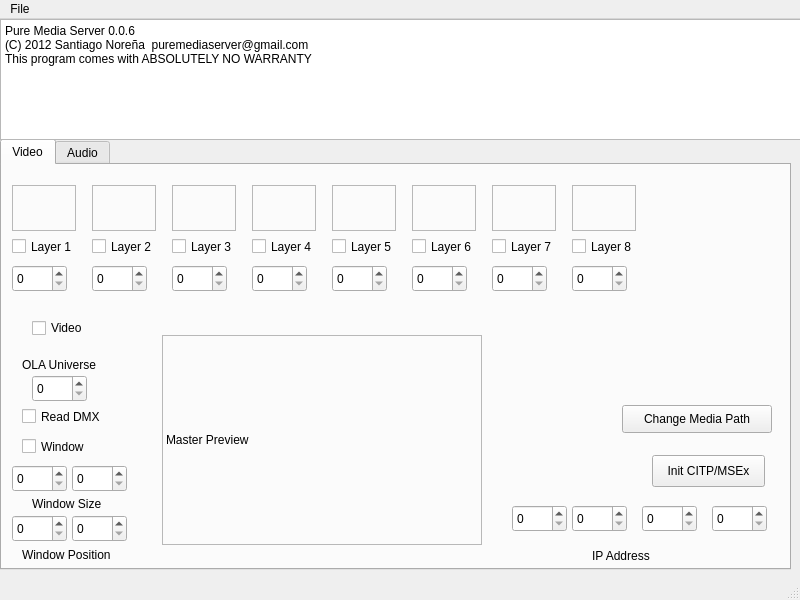
<?xml version="1.0" encoding="UTF-8"?>
<ui version="4.0">
 <author>Santi Noreña puremediaserver@gmail.com</author>
 <class>PureMediaServer</class>
 <widget class="QMainWindow" name="PureMediaServer">
  <property name="geometry">
   <rect>
    <x>0</x>
    <y>0</y>
    <width>800</width>
    <height>600</height>
   </rect>
  </property>
  <property name="windowTitle">
   <string>Pure Media Server</string>
  </property>
  <widget class="QWidget" name="centralwidget">
   <widget class="QTabWidget" name="tabWidget">
    <property name="enabled">
     <bool>true</bool>
    </property>
    <property name="geometry">
     <rect>
      <x>0</x>
      <y>120</y>
      <width>791</width>
      <height>431</height>
     </rect>
    </property>
    <property name="tabShape">
     <enum>QTabWidget::Rounded</enum>
    </property>
    <property name="currentIndex">
     <number>0</number>
    </property>
    <property name="usesScrollButtons">
     <bool>false</bool>
    </property>
    <widget class="QWidget" name="Video">
     <attribute name="title">
      <string>Video</string>
     </attribute>
     <widget class="QSpinBox" name="layer5Add">
      <property name="geometry">
       <rect>
        <x>330</x>
        <y>100</y>
        <width>55</width>
        <height>27</height>
       </rect>
      </property>
      <property name="maximum">
       <number>512</number>
      </property>
     </widget>
     <widget class="QCheckBox" name="layer6Check">
      <property name="geometry">
       <rect>
        <x>410</x>
        <y>70</y>
        <width>87</width>
        <height>23</height>
       </rect>
      </property>
      <property name="text">
       <string>Layer 6</string>
      </property>
     </widget>
     <widget class="QSpinBox" name="winsizex">
      <property name="geometry">
       <rect>
        <x>10</x>
        <y>300</y>
        <width>55</width>
        <height>27</height>
       </rect>
      </property>
      <property name="buttonSymbols">
       <enum>QAbstractSpinBox::UpDownArrows</enum>
      </property>
      <property name="maximum">
       <number>5000</number>
      </property>
     </widget>
     <widget class="QSpinBox" name="ipAddress2">
      <property name="geometry">
       <rect>
        <x>570</x>
        <y>340</y>
        <width>55</width>
        <height>27</height>
       </rect>
      </property>
      <property name="maximum">
       <number>254</number>
      </property>
     </widget>
     <widget class="QSpinBox" name="ipAddress4">
      <property name="geometry">
       <rect>
        <x>710</x>
        <y>340</y>
        <width>55</width>
        <height>27</height>
       </rect>
      </property>
      <property name="maximum">
       <number>254</number>
      </property>
     </widget>
     <widget class="QLabel" name="label_3">
      <property name="geometry">
       <rect>
        <x>30</x>
        <y>330</y>
        <width>101</width>
        <height>17</height>
       </rect>
      </property>
      <property name="text">
       <string>Window Size</string>
      </property>
     </widget>
     <widget class="QSpinBox" name="layer6Add">
      <property name="geometry">
       <rect>
        <x>410</x>
        <y>100</y>
        <width>55</width>
        <height>27</height>
       </rect>
      </property>
      <property name="maximum">
       <number>512</number>
      </property>
     </widget>
     <widget class="QCheckBox" name="window">
      <property name="geometry">
       <rect>
        <x>20</x>
        <y>270</y>
        <width>87</width>
        <height>23</height>
       </rect>
      </property>
      <property name="text">
       <string>Window</string>
      </property>
     </widget>
     <widget class="QSpinBox" name="layer7Add">
      <property name="geometry">
       <rect>
        <x>490</x>
        <y>100</y>
        <width>55</width>
        <height>27</height>
       </rect>
      </property>
      <property name="maximum">
       <number>512</number>
      </property>
     </widget>
     <widget class="QPushButton" name="updateButton">
      <property name="geometry">
       <rect>
        <x>650</x>
        <y>290</y>
        <width>113</width>
        <height>32</height>
       </rect>
      </property>
      <property name="text">
       <string>Init CITP/MSEx</string>
      </property>
     </widget>
     <widget class="QSpinBox" name="layer3Add">
      <property name="geometry">
       <rect>
        <x>170</x>
        <y>100</y>
        <width>55</width>
        <height>27</height>
       </rect>
      </property>
      <property name="maximum">
       <number>512</number>
      </property>
     </widget>
     <widget class="QCheckBox" name="layer8Check">
      <property name="geometry">
       <rect>
        <x>570</x>
        <y>70</y>
        <width>87</width>
        <height>23</height>
       </rect>
      </property>
      <property name="text">
       <string>Layer 8</string>
      </property>
     </widget>
     <widget class="QSpinBox" name="layer2Add">
      <property name="geometry">
       <rect>
        <x>90</x>
        <y>100</y>
        <width>55</width>
        <height>27</height>
       </rect>
      </property>
      <property name="maximum">
       <number>512</number>
      </property>
     </widget>
     <widget class="QCheckBox" name="layer4Check">
      <property name="geometry">
       <rect>
        <x>250</x>
        <y>70</y>
        <width>87</width>
        <height>23</height>
       </rect>
      </property>
      <property name="text">
       <string>Layer 4</string>
      </property>
     </widget>
     <widget class="QLabel" name="label_2">
      <property name="geometry">
       <rect>
        <x>20</x>
        <y>380</y>
        <width>121</width>
        <height>20</height>
       </rect>
      </property>
      <property name="text">
       <string>Window Position</string>
      </property>
     </widget>
     <widget class="QCheckBox" name="readDMX">
      <property name="geometry">
       <rect>
        <x>20</x>
        <y>240</y>
        <width>101</width>
        <height>23</height>
       </rect>
      </property>
      <property name="text">
       <string>Read DMX</string>
      </property>
     </widget>
     <widget class="QCheckBox" name="layer1Check">
      <property name="geometry">
       <rect>
        <x>10</x>
        <y>70</y>
        <width>87</width>
        <height>23</height>
       </rect>
      </property>
      <property name="text">
       <string>Layer 1</string>
      </property>
     </widget>
     <widget class="QSpinBox" name="layer1Add">
      <property name="geometry">
       <rect>
        <x>10</x>
        <y>100</y>
        <width>55</width>
        <height>27</height>
       </rect>
      </property>
      <property name="maximum">
       <number>512</number>
      </property>
     </widget>
     <widget class="QSpinBox" name="layer8Add">
      <property name="geometry">
       <rect>
        <x>570</x>
        <y>100</y>
        <width>55</width>
        <height>27</height>
       </rect>
      </property>
      <property name="maximum">
       <number>512</number>
      </property>
     </widget>
     <widget class="QSpinBox" name="winpositiony">
      <property name="geometry">
       <rect>
        <x>70</x>
        <y>350</y>
        <width>55</width>
        <height>27</height>
       </rect>
      </property>
      <property name="maximum">
       <number>5000</number>
      </property>
     </widget>
     <widget class="QCheckBox" name="layer7Check">
      <property name="geometry">
       <rect>
        <x>490</x>
        <y>70</y>
        <width>87</width>
        <height>23</height>
       </rect>
      </property>
      <property name="text">
       <string>Layer 7</string>
      </property>
     </widget>
     <widget class="QSpinBox" name="universe">
      <property name="geometry">
       <rect>
        <x>30</x>
        <y>210</y>
        <width>55</width>
        <height>27</height>
       </rect>
      </property>
     </widget>
     <widget class="QCheckBox" name="video">
      <property name="geometry">
       <rect>
        <x>30</x>
        <y>150</y>
        <width>93</width>
        <height>26</height>
       </rect>
      </property>
      <property name="text">
       <string>Video</string>
      </property>
     </widget>
     <widget class="QSpinBox" name="winsizey">
      <property name="geometry">
       <rect>
        <x>70</x>
        <y>300</y>
        <width>55</width>
        <height>27</height>
       </rect>
      </property>
      <property name="maximum">
       <number>5000</number>
      </property>
     </widget>
     <widget class="QLabel" name="label">
      <property name="geometry">
       <rect>
        <x>20</x>
        <y>190</y>
        <width>91</width>
        <height>20</height>
       </rect>
      </property>
      <property name="text">
       <string>OLA Universe</string>
      </property>
     </widget>
     <widget class="QCheckBox" name="layer5Check">
      <property name="geometry">
       <rect>
        <x>330</x>
        <y>70</y>
        <width>87</width>
        <height>23</height>
       </rect>
      </property>
      <property name="text">
       <string>Layer 5</string>
      </property>
     </widget>
     <widget class="QLabel" name="label_4">
      <property name="geometry">
       <rect>
        <x>590</x>
        <y>380</y>
        <width>81</width>
        <height>21</height>
       </rect>
      </property>
      <property name="text">
       <string>IP Address</string>
      </property>
     </widget>
     <widget class="QSpinBox" name="ipAddress3">
      <property name="geometry">
       <rect>
        <x>640</x>
        <y>340</y>
        <width>55</width>
        <height>27</height>
       </rect>
      </property>
      <property name="maximum">
       <number>254</number>
      </property>
     </widget>
     <widget class="QCheckBox" name="layer3Check">
      <property name="geometry">
       <rect>
        <x>170</x>
        <y>70</y>
        <width>87</width>
        <height>23</height>
       </rect>
      </property>
      <property name="text">
       <string>Layer 3</string>
      </property>
     </widget>
     <widget class="QSpinBox" name="winpositionx">
      <property name="geometry">
       <rect>
        <x>10</x>
        <y>350</y>
        <width>55</width>
        <height>27</height>
       </rect>
      </property>
      <property name="maximum">
       <number>5000</number>
      </property>
     </widget>
     <widget class="QSpinBox" name="ipAddress1">
      <property name="geometry">
       <rect>
        <x>510</x>
        <y>340</y>
        <width>55</width>
        <height>27</height>
       </rect>
      </property>
      <property name="maximum">
       <number>254</number>
      </property>
     </widget>
     <widget class="QSpinBox" name="layer4Add">
      <property name="geometry">
       <rect>
        <x>250</x>
        <y>100</y>
        <width>55</width>
        <height>27</height>
       </rect>
      </property>
      <property name="maximum">
       <number>512</number>
      </property>
     </widget>
     <widget class="QCheckBox" name="layer2Check">
      <property name="geometry">
       <rect>
        <x>90</x>
        <y>70</y>
        <width>87</width>
        <height>23</height>
       </rect>
      </property>
      <property name="text">
       <string>Layer 2</string>
      </property>
     </widget>
     <widget class="QLabel" name="layer1Preview">
      <property name="geometry">
       <rect>
        <x>10</x>
        <y>20</y>
        <width>64</width>
        <height>46</height>
       </rect>
      </property>
      <property name="frameShape">
       <enum>QFrame::StyledPanel</enum>
      </property>
      <property name="text">
       <string/>
      </property>
      <property name="scaledContents">
       <bool>true</bool>
      </property>
     </widget>
     <widget class="QLabel" name="layer2Preview">
      <property name="geometry">
       <rect>
        <x>90</x>
        <y>20</y>
        <width>64</width>
        <height>46</height>
       </rect>
      </property>
      <property name="frameShape">
       <enum>QFrame::StyledPanel</enum>
      </property>
      <property name="text">
       <string/>
      </property>
      <property name="scaledContents">
       <bool>true</bool>
      </property>
     </widget>
     <widget class="QLabel" name="layer3Preview">
      <property name="geometry">
       <rect>
        <x>170</x>
        <y>20</y>
        <width>64</width>
        <height>46</height>
       </rect>
      </property>
      <property name="frameShape">
       <enum>QFrame::StyledPanel</enum>
      </property>
      <property name="text">
       <string/>
      </property>
      <property name="scaledContents">
       <bool>true</bool>
      </property>
     </widget>
     <widget class="QLabel" name="layer4Preview">
      <property name="geometry">
       <rect>
        <x>250</x>
        <y>20</y>
        <width>64</width>
        <height>46</height>
       </rect>
      </property>
      <property name="frameShape">
       <enum>QFrame::StyledPanel</enum>
      </property>
      <property name="text">
       <string/>
      </property>
      <property name="scaledContents">
       <bool>true</bool>
      </property>
     </widget>
     <widget class="QLabel" name="layer5Preview">
      <property name="geometry">
       <rect>
        <x>330</x>
        <y>20</y>
        <width>64</width>
        <height>46</height>
       </rect>
      </property>
      <property name="frameShape">
       <enum>QFrame::StyledPanel</enum>
      </property>
      <property name="text">
       <string/>
      </property>
      <property name="scaledContents">
       <bool>true</bool>
      </property>
     </widget>
     <widget class="QLabel" name="layer6Preview">
      <property name="geometry">
       <rect>
        <x>410</x>
        <y>20</y>
        <width>64</width>
        <height>46</height>
       </rect>
      </property>
      <property name="frameShape">
       <enum>QFrame::StyledPanel</enum>
      </property>
      <property name="text">
       <string/>
      </property>
      <property name="scaledContents">
       <bool>true</bool>
      </property>
     </widget>
     <widget class="QLabel" name="layer7Preview">
      <property name="geometry">
       <rect>
        <x>490</x>
        <y>20</y>
        <width>64</width>
        <height>46</height>
       </rect>
      </property>
      <property name="frameShape">
       <enum>QFrame::StyledPanel</enum>
      </property>
      <property name="text">
       <string/>
      </property>
      <property name="scaledContents">
       <bool>true</bool>
      </property>
     </widget>
     <widget class="QLabel" name="layer8Preview">
      <property name="geometry">
       <rect>
        <x>570</x>
        <y>20</y>
        <width>64</width>
        <height>46</height>
       </rect>
      </property>
      <property name="frameShape">
       <enum>QFrame::StyledPanel</enum>
      </property>
      <property name="text">
       <string/>
      </property>
      <property name="scaledContents">
       <bool>true</bool>
      </property>
     </widget>
     <widget class="QPushButton" name="ChangePath">
      <property name="geometry">
       <rect>
        <x>620</x>
        <y>240</y>
        <width>150</width>
        <height>28</height>
       </rect>
      </property>
      <property name="whatsThis">
       <string>Change the path to your media tree </string>
      </property>
      <property name="text">
       <string>Change Media Path</string>
      </property>
     </widget>
     <widget class="QLabel" name="masterPreview">
      <property name="geometry">
       <rect>
        <x>160</x>
        <y>170</y>
        <width>320</width>
        <height>210</height>
       </rect>
      </property>
      <property name="frameShape">
       <enum>QFrame::StyledPanel</enum>
      </property>
      <property name="text">
       <string>Master Preview</string>
      </property>
      <property name="scaledContents">
       <bool>true</bool>
      </property>
     </widget>
     <zorder>layer7Check</zorder>
     <zorder>layer5Check</zorder>
     <zorder>layer3Check</zorder>
     <zorder>layer2Check</zorder>
     <zorder>layer5Add</zorder>
     <zorder>layer6Check</zorder>
     <zorder>winsizex</zorder>
     <zorder>ipAddress2</zorder>
     <zorder>ipAddress4</zorder>
     <zorder>label_3</zorder>
     <zorder>layer6Add</zorder>
     <zorder>window</zorder>
     <zorder>layer7Add</zorder>
     <zorder>updateButton</zorder>
     <zorder>layer3Add</zorder>
     <zorder>layer8Check</zorder>
     <zorder>layer2Add</zorder>
     <zorder>layer4Check</zorder>
     <zorder>label_2</zorder>
     <zorder>readDMX</zorder>
     <zorder>layer1Check</zorder>
     <zorder>layer1Add</zorder>
     <zorder>layer8Add</zorder>
     <zorder>winpositiony</zorder>
     <zorder>universe</zorder>
     <zorder>video</zorder>
     <zorder>winsizey</zorder>
     <zorder>label</zorder>
     <zorder>label_4</zorder>
     <zorder>ipAddress3</zorder>
     <zorder>winpositionx</zorder>
     <zorder>ipAddress1</zorder>
     <zorder>layer4Add</zorder>
     <zorder>layer1Preview</zorder>
     <zorder>layer2Preview</zorder>
     <zorder>layer3Preview</zorder>
     <zorder>layer4Preview</zorder>
     <zorder>layer5Preview</zorder>
     <zorder>layer6Preview</zorder>
     <zorder>layer7Preview</zorder>
     <zorder>layer8Preview</zorder>
     <zorder>ChangePath</zorder>
     <zorder>masterPreview</zorder>
    </widget>
    <widget class="QWidget" name="Audio">
     <attribute name="title">
      <string>Audio</string>
     </attribute>
     <widget class="QCheckBox" name="readDMX_audio">
      <property name="geometry">
       <rect>
        <x>10</x>
        <y>290</y>
        <width>101</width>
        <height>23</height>
       </rect>
      </property>
      <property name="text">
       <string>Read DMX</string>
      </property>
     </widget>
     <widget class="QLabel" name="layer1_audio">
      <property name="geometry">
       <rect>
        <x>80</x>
        <y>10</y>
        <width>441</width>
        <height>21</height>
       </rect>
      </property>
      <property name="text">
       <string>Layer 1</string>
      </property>
     </widget>
     <widget class="QSpinBox" name="layer1Add_audio">
      <property name="geometry">
       <rect>
        <x>20</x>
        <y>10</y>
        <width>55</width>
        <height>27</height>
       </rect>
      </property>
      <property name="maximum">
       <number>512</number>
      </property>
     </widget>
     <widget class="QLabel" name="layer8_audio">
      <property name="geometry">
       <rect>
        <x>80</x>
        <y>220</y>
        <width>441</width>
        <height>17</height>
       </rect>
      </property>
      <property name="text">
       <string>Layer 8</string>
      </property>
     </widget>
     <widget class="QCheckBox" name="layer2Check_audio">
      <property name="geometry">
       <rect>
        <x>0</x>
        <y>40</y>
        <width>87</width>
        <height>23</height>
       </rect>
      </property>
      <property name="text">
       <string/>
      </property>
     </widget>
     <widget class="QLabel" name="label_7">
      <property name="geometry">
       <rect>
        <x>210</x>
        <y>290</y>
        <width>91</width>
        <height>20</height>
       </rect>
      </property>
      <property name="text">
       <string>OLA Universe</string>
      </property>
     </widget>
     <widget class="QSpinBox" name="layer5Add_audio">
      <property name="geometry">
       <rect>
        <x>20</x>
        <y>130</y>
        <width>55</width>
        <height>27</height>
       </rect>
      </property>
      <property name="maximum">
       <number>512</number>
      </property>
     </widget>
     <widget class="QSpinBox" name="layer3Add_audio">
      <property name="geometry">
       <rect>
        <x>20</x>
        <y>70</y>
        <width>55</width>
        <height>27</height>
       </rect>
      </property>
      <property name="maximum">
       <number>512</number>
      </property>
     </widget>
     <widget class="QSpinBox" name="layer6Add_audio">
      <property name="geometry">
       <rect>
        <x>20</x>
        <y>160</y>
        <width>55</width>
        <height>27</height>
       </rect>
      </property>
      <property name="maximum">
       <number>512</number>
      </property>
     </widget>
     <widget class="QLabel" name="layer2_audio">
      <property name="geometry">
       <rect>
        <x>80</x>
        <y>40</y>
        <width>441</width>
        <height>17</height>
       </rect>
      </property>
      <property name="text">
       <string>Layer 2</string>
      </property>
     </widget>
     <widget class="QCheckBox" name="layer1Check_audio">
      <property name="geometry">
       <rect>
        <x>0</x>
        <y>10</y>
        <width>87</width>
        <height>23</height>
       </rect>
      </property>
      <property name="text">
       <string/>
      </property>
     </widget>
     <widget class="QCheckBox" name="layer3Check_audio">
      <property name="geometry">
       <rect>
        <x>0</x>
        <y>70</y>
        <width>87</width>
        <height>23</height>
       </rect>
      </property>
      <property name="text">
       <string/>
      </property>
     </widget>
     <widget class="QLabel" name="layer7_audio">
      <property name="geometry">
       <rect>
        <x>80</x>
        <y>190</y>
        <width>451</width>
        <height>17</height>
       </rect>
      </property>
      <property name="text">
       <string>Layer 7</string>
      </property>
     </widget>
     <widget class="QSpinBox" name="layer8Add_audio">
      <property name="geometry">
       <rect>
        <x>20</x>
        <y>220</y>
        <width>55</width>
        <height>27</height>
       </rect>
      </property>
      <property name="maximum">
       <number>512</number>
      </property>
     </widget>
     <widget class="QLabel" name="layer5_audio">
      <property name="geometry">
       <rect>
        <x>80</x>
        <y>130</y>
        <width>441</width>
        <height>17</height>
       </rect>
      </property>
      <property name="text">
       <string>Layer 5</string>
      </property>
     </widget>
     <widget class="QCheckBox" name="layer7Check_audio">
      <property name="geometry">
       <rect>
        <x>0</x>
        <y>190</y>
        <width>87</width>
        <height>23</height>
       </rect>
      </property>
      <property name="text">
       <string/>
      </property>
     </widget>
     <widget class="QSpinBox" name="layer4Add_audio">
      <property name="geometry">
       <rect>
        <x>20</x>
        <y>100</y>
        <width>55</width>
        <height>27</height>
       </rect>
      </property>
      <property name="maximum">
       <number>512</number>
      </property>
     </widget>
     <widget class="QCheckBox" name="layer6Check_audio">
      <property name="geometry">
       <rect>
        <x>0</x>
        <y>160</y>
        <width>87</width>
        <height>23</height>
       </rect>
      </property>
      <property name="text">
       <string/>
      </property>
     </widget>
     <widget class="QSpinBox" name="layer2Add_audio">
      <property name="geometry">
       <rect>
        <x>20</x>
        <y>40</y>
        <width>55</width>
        <height>27</height>
       </rect>
      </property>
      <property name="maximum">
       <number>512</number>
      </property>
     </widget>
     <widget class="QSpinBox" name="universe_audio">
      <property name="geometry">
       <rect>
        <x>150</x>
        <y>290</y>
        <width>55</width>
        <height>27</height>
       </rect>
      </property>
     </widget>
     <widget class="QLabel" name="layer4_audio">
      <property name="geometry">
       <rect>
        <x>80</x>
        <y>100</y>
        <width>441</width>
        <height>17</height>
       </rect>
      </property>
      <property name="text">
       <string>Layer 4</string>
      </property>
     </widget>
     <widget class="QLabel" name="layer6_audio">
      <property name="geometry">
       <rect>
        <x>80</x>
        <y>160</y>
        <width>451</width>
        <height>17</height>
       </rect>
      </property>
      <property name="text">
       <string>Layer 6</string>
      </property>
     </widget>
     <widget class="QCheckBox" name="layer5Check_audio">
      <property name="geometry">
       <rect>
        <x>0</x>
        <y>130</y>
        <width>87</width>
        <height>23</height>
       </rect>
      </property>
      <property name="text">
       <string/>
      </property>
     </widget>
     <widget class="QCheckBox" name="audio">
      <property name="geometry">
       <rect>
        <x>10</x>
        <y>260</y>
        <width>93</width>
        <height>26</height>
       </rect>
      </property>
      <property name="text">
       <string>Audio</string>
      </property>
     </widget>
     <widget class="QCheckBox" name="layer4Check_audio">
      <property name="geometry">
       <rect>
        <x>0</x>
        <y>100</y>
        <width>87</width>
        <height>23</height>
       </rect>
      </property>
      <property name="text">
       <string/>
      </property>
     </widget>
     <widget class="QCheckBox" name="layer8Check_audio">
      <property name="geometry">
       <rect>
        <x>0</x>
        <y>220</y>
        <width>87</width>
        <height>23</height>
       </rect>
      </property>
      <property name="text">
       <string/>
      </property>
     </widget>
     <widget class="QLabel" name="layer3_audio">
      <property name="geometry">
       <rect>
        <x>80</x>
        <y>70</y>
        <width>441</width>
        <height>17</height>
       </rect>
      </property>
      <property name="text">
       <string>Layer 3</string>
      </property>
     </widget>
     <widget class="QSpinBox" name="layer7Add_audio">
      <property name="geometry">
       <rect>
        <x>20</x>
        <y>190</y>
        <width>55</width>
        <height>27</height>
       </rect>
      </property>
      <property name="maximum">
       <number>512</number>
      </property>
     </widget>
     <zorder>layer8Check_audio</zorder>
     <zorder>layer6Check_audio</zorder>
     <zorder>layer5Check_audio</zorder>
     <zorder>layer4Check_audio</zorder>
     <zorder>layer3Check_audio</zorder>
     <zorder>layer1Check_audio</zorder>
     <zorder>readDMX_audio</zorder>
     <zorder>layer1_audio</zorder>
     <zorder>layer1Add_audio</zorder>
     <zorder>layer8_audio</zorder>
     <zorder>layer2Check_audio</zorder>
     <zorder>label_7</zorder>
     <zorder>layer5Add_audio</zorder>
     <zorder>layer3Add_audio</zorder>
     <zorder>layer6Add_audio</zorder>
     <zorder>layer2_audio</zorder>
     <zorder>layer7_audio</zorder>
     <zorder>layer8Add_audio</zorder>
     <zorder>layer5_audio</zorder>
     <zorder>layer7Check_audio</zorder>
     <zorder>layer4Add_audio</zorder>
     <zorder>layer2Add_audio</zorder>
     <zorder>universe_audio</zorder>
     <zorder>layer4_audio</zorder>
     <zorder>layer6_audio</zorder>
     <zorder>audio</zorder>
     <zorder>layer3_audio</zorder>
     <zorder>layer7Add_audio</zorder>
    </widget>
   </widget>
   <widget class="QPlainTextEdit" name="textEdit">
    <property name="geometry">
     <rect>
      <x>0</x>
      <y>0</y>
      <width>801</width>
      <height>121</height>
     </rect>
    </property>
    <property name="plainText">
     <string>Pure Media Server 0.0.6 
(C) 2012 Santiago Noreña  puremediaserver@gmail.com
This program comes with ABSOLUTELY NO WARRANTY</string>
    </property>
   </widget>
  </widget>
  <widget class="QStatusBar" name="statusBar"/>
  <widget class="QMenuBar" name="menuBar">
   <property name="geometry">
    <rect>
     <x>0</x>
     <y>0</y>
     <width>800</width>
     <height>25</height>
    </rect>
   </property>
   <widget class="QMenu" name="menuFile">
    <property name="title">
     <string>File</string>
    </property>
    <addaction name="actionOpen_conf"/>
    <addaction name="actionSave_conf"/>
   </widget>
   <addaction name="menuFile"/>
  </widget>
  <action name="actionExit">
   <property name="text">
    <string>Exit</string>
   </property>
  </action>
  <action name="actionOpen_conf">
   <property name="text">
    <string>Open conf</string>
   </property>
  </action>
  <action name="actionSave_conf">
   <property name="text">
    <string>Save conf</string>
   </property>
  </action>
 </widget>
 <resources/>
 <connections/>
</ui>
